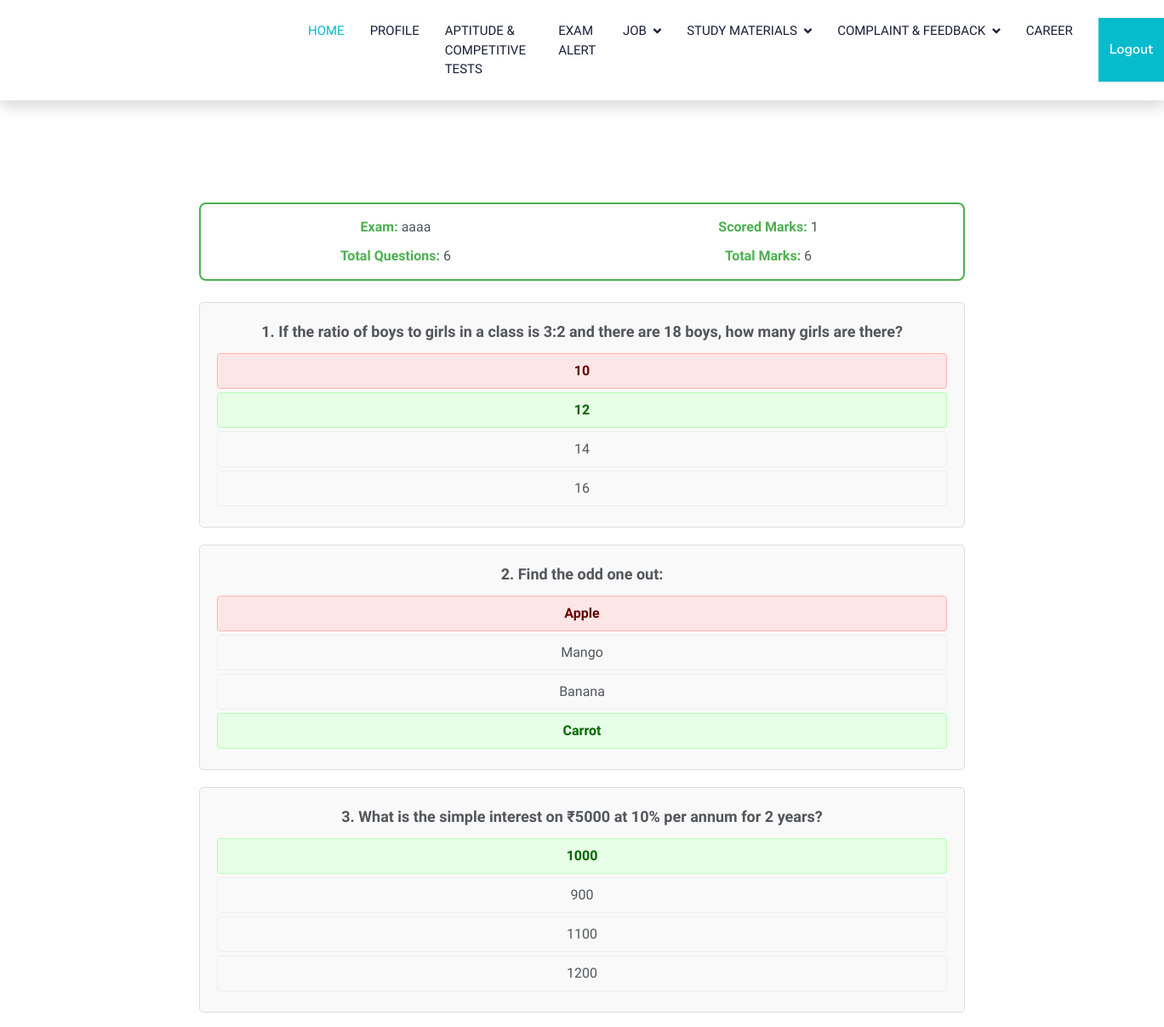
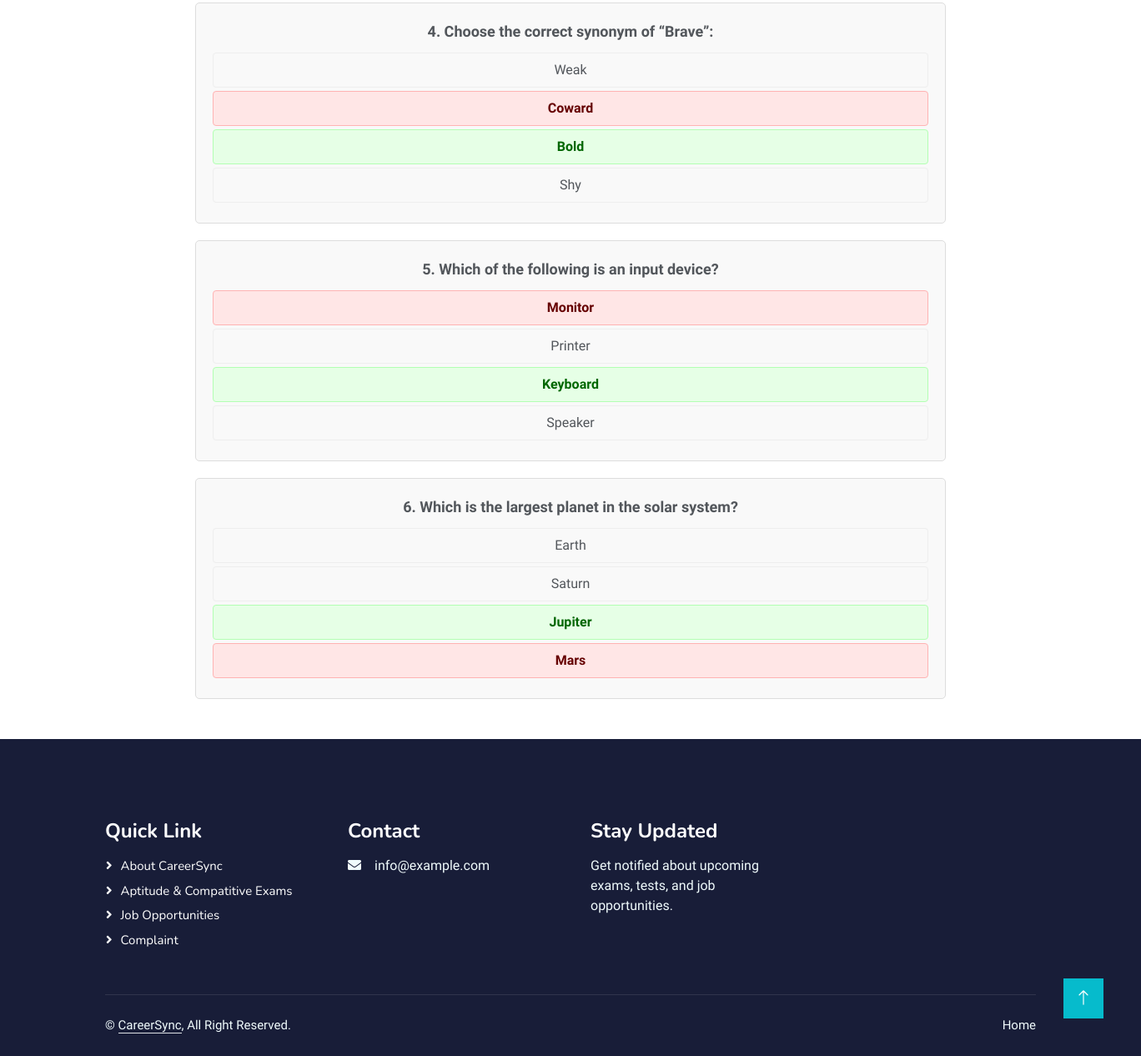
/User/viewresult/17/ (signed in), run on the app's committed database (2 pictures, top to bottom).
### User/models.py (models this page shows)
class tbl_examinationanswers(models.Model):
    examinationbody = models.ForeignKey(tbl_examinationbody, on_delete=models.CASCADE)
    question = models.ForeignKey(tbl_question, on_delete=models.CASCADE)
    myanswer = models.ForeignKey(tbl_option, on_delete=models.CASCADE, related_name="myanswer", null=True)
    correct_answer = models.ForeignKey(tbl_option, on_delete=models.CASCADE,related_name="correct_answer")
    examinationanswers_statusq = models.IntegerField(default=0)

class tbl_examinationbody(models.Model):
    examination = models.ForeignKey(tbl_exam, on_delete=models.CASCADE)
    user = models.ForeignKey(tbl_userreg, on_delete=models.CASCADE)
    total_marks = models.IntegerField(default=0)
    examinationbody_status = models.IntegerField(default=0)

### Admin/models.py (models this page shows)
class tbl_exam(models.Model):
    exam_name=models.CharField(max_length=50)
    exam_mark=models.CharField(max_length=50)
    examtype=models.ForeignKey(tbl_examtype,on_delete=models.CASCADE)
    level=models.ForeignKey(tbl_level,on_delete=models.CASCADE)

class tbl_question(models.Model):
    question_question=models.CharField(max_length=50)
    question_file=models.FileField(upload_to="Assets/Admindocs/Questions/",null=True)
    exam=models.ForeignKey(tbl_exam,on_delete=models.CASCADE)

class tbl_option(models.Model):
    option_option=models.CharField(max_length=50)
    option_status=models.IntegerField(default=0)
    question=models.ForeignKey(tbl_question,on_delete=models.CASCADE)

### User/views.py (the view)
# urls.py: path('viewresult/<int:exambodyid>/', views.viewresult, name='viewresult'),
def viewresult(request, exambodyid):
    exambody = tbl_examinationbody.objects.get(
        id=exambodyid,
        user=request.session["uid"]
    )
    answers = tbl_examinationanswers.objects.filter(
        examinationbody=exambody
    )
    total_questions = answers.count()
    score = 0
    for a in answers:
        if a.myanswer and a.myanswer.id == a.correct_answer.id:
            score += 1
    if exambody.total_marks != score:
        exambody.total_marks = score
        exambody.save()
    return render(request, "User/ViewResult.html", {
        "answers": answers,
        "score": score,
        "total_questions": total_questions,
        "total": total_questions,
    })

### User/Templates/User/ViewResult.html (shortened to what this page needs)
{% extends 'User/Header.html' %}
{% block content %}
<!DOCTYPE html>
<html lang="en">
<head>
</head>
<body>
<div class="card-container">
    {% if answers %}
    <div class="exam-title">
        <div><span>Exam:</span> {{ answers.0.examinationbody.examination.exam_name }}</div>
        <div><span>Scored Marks:</span> {{ score}}</div>
        <div><span>Total Questions:</span> {{ total_questions }}</div>
        <div><span>Total Marks:</span> {{ total }}</div>
    </div>
    {% endif %}
    {% for r in answers %}
    <div class="question-card {% if not r.myanswer %}no-answer{% endif %}">
        <div class="question-text">
            {{ forloop.counter }}. {{ r.question.question_question }}
        </div>
        {% for option in r.question.tbl_option_set.all %}
            {% if option.option_status == 1 %}
                <div class="option true-option">
                    {{ option.option_option }}
                </div>
            {% elif r.myanswer and option.id == r.myanswer.id %}
                <div class="option wrong-option">
                    {{ option.option_option }}
                </div>
            {% else %}
                <div class="option">
                    {{ option.option_option }}
                </div>
            {% endif %}
        {% endfor %}
    </div>
    {% empty %}
        <p>No result available.</p>
    {% endfor %}
</div>
</body>
</html>
{% endblock %}

### Guest/static/Main/css/style.css (style rules this page uses)
:root { --primary: #06BBCC; --light: #F0FBFC; --dark: #181d38; }

### User/Templates/User/ViewResult.html (style rules this page uses)
.card-container { max-width: 900px; margin: 20px auto; }
.question-card { background-color: #f9f9f9; border: 1px solid #ddd; border-radius: 5px; padding: 20px; margin-bottom: 20px; }
.question-text { font-size: 18px; font-weight: bold; margin-bottom: 12px; }
.option { padding: 8px; margin: 4px 0; border-radius: 4px; border: 1px solid #eee; }
.true-option { background-color: #e6ffe6; border-color: #b3ffb3; color: #006600; font-weight: bold; }
.wrong-option { background-color: #ffe6e6; border-color: #ffb3b3; color: #660000; font-weight: bold; }
.exam-title { border: 2px solid #4CAF50; border-radius: 8px; padding: 15px; margin-bottom: 25px; display: grid; grid-template-columns: 1fr 1fr; gap: 10px; font-size: 16px; }
.exam-title span { font-weight: bold; color: #4CAF50; }

### data on the page
tbl_examinationanswers: examinationbody.exam_name "aaaa", question.question_question "If the ratio of boys to girls in a class is 3:2 and there are 18 boys, how many girls are there?"
tbl_option: option_option "10"
tbl_option: option_option "12"
tbl_option: option_option "14"
tbl_option: option_option "16"
tbl_examinationanswers: question.question_question "Find the odd one out:"
tbl_option: option_option "Apple"
tbl_option: option_option "Mango"
tbl_option: option_option "Banana"
tbl_option: option_option "Carrot"
tbl_examinationanswers: question.question_question "What is the simple interest on ₹5000 at 10% per annum for 2 years?"
tbl_option: option_option "1000"
tbl_option: option_option "900"
tbl_option: option_option "1100"
tbl_option: option_option "1200"
tbl_examinationanswers: question.question_question "Choose the correct synonym of “Brave”:"
tbl_option: option_option "Weak"
tbl_option: option_option "Coward"
tbl_option: option_option "Bold"
tbl_option: option_option "Shy"
tbl_examinationanswers: question.question_question "Which of the following is an input device?"
tbl_option: option_option "Monitor"
tbl_option: option_option "Printer"
tbl_option: option_option "Keyboard"
tbl_option: option_option "Speaker"
tbl_examinationanswers: question.question_question "Which is the largest planet in the solar system?"
tbl_option: option_option "Earth"
tbl_option: option_option "Saturn"
tbl_option: option_option "Jupiter"
tbl_option: option_option "Mars"

### other printed values
{{ score }} "1"
{{ total_questions }} "6"
{{ total }} "6"
